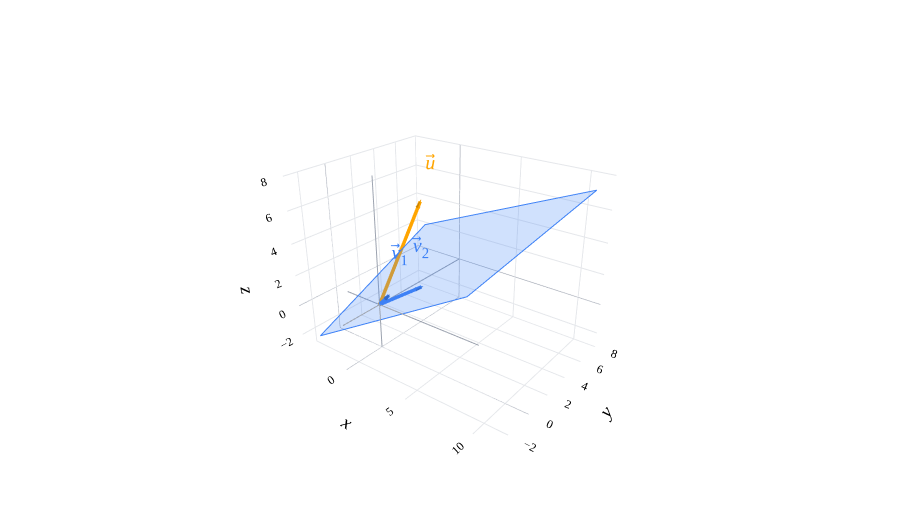

Notebook code for this chart:
### Markdown cell above
---
numbering: false
---
# 4.1. Span

## Overview

At the end of [Chapter 3.4](../03_vectors/04-projecting-onto-a-single-vector.ipynb), we considered the problem of approximating $\color{orange}\vec u = \begin{bmatrix} 1 \\ 3 \\ 6 \end{bmatrix}$ using a linear combination of $\color{#3d81f6} \vec v_1 = \begin{bmatrix} 1 \\ 0 \\ 1 \end{bmatrix}$ and $\color{#3d81f6} \vec v_2 = \begin{bmatrix} 2 \\ 2 \\ 1 \end{bmatrix}$.

### Code cell
from pathlib import Path
import sys
_notes_root = next(p for p in [Path.cwd(), *Path.cwd().parents] if (p / 'myst.yml').exists())
if str(_notes_root) not in sys.path:
    sys.path.insert(0, str(_notes_root))
from plane_style import (BLUE, ORANGE, PINK, GRAY, plane_figure, add_plane,
                         vector3, vector_label, line3, label3,
                         style_surface_planes, projection_figure)
import numpy as np
import plotly.graph_objects as go

v1 = np.array([1, 0, 1])
v2 = np.array([2, 2, 1])
fig = plane_figure(bounds=(-3, 8))
add_plane(fig, np.cross(v1, v2))
vector3(fig, v1, vector_label('v', sub=1), BLUE)
vector3(fig, v2, vector_label('v', sub=2), BLUE, offset=(-0.5,0.2,0.3))
vector3(fig,(1,3,6),vector_label('u'),ORANGE)
fig.show(renderer='plotly_mimetype')

### Figure 1 — Plotly figure (JSON) as saved in the notebook; plotly's stock layout.template omitted (floating-point values rounded to 4 significant figures)
{"data": [{"hoverinfo": "skip", "line": {"color": "#9ca3af", "dash": "solid", "width": 2}, "mode": "lines", "showlegend": false, "type": "scatter3d", "x": [-3.0, 8.0], "y": [-0.0, 0.0], "z": [-0.0, 0.0]}, {"hoverinfo": "skip", "line": {"color": "#9ca3af", "dash": "solid", "width": 2}, "mode": "lines", "showlegend": false, "type": "scatter3d", "x": [-0.0, 0.0], "y": [-3.0, 8.0], "z": [-0.0, 0.0]}, {"hoverinfo": "skip", "line": {"color": "#9ca3af", "dash": "solid", "width": 2}, "mode": "lines", "showlegend": false, "type": "scatter3d", "x": [-0.0, 0.0], "y": [-0.0, 0.0], "z": [-3.0, 8.0]}, {"color": "#3d81f6", "flatshading": true, "hoverinfo": "skip", "i": [0, 0], "j": [1, 2], "k": [2, 3], "legendgroup": "plane-3", "lighting": {"ambient": 1, "diffuse": 0, "specular": 0}, "opacity": 0.24, "showlegend": false, "type": "mesh3d", "x": [-3.345, 1.385, 10.85, 6.115], "y": [-2.23, 7.23, 7.23, -2.23], "z": [-2.23, -2.23, 7.23, 7.23]}, {"hoverinfo": "skip", "legendgroup": "plane-3", "line": {"color": "#3d81f6", "width": 2}, "mode": "lines", "showlegend": false, "type": "scatter3d", "x": [-3.345, 1.385, 10.85, 6.115, -3.345], "y": [-2.23, 7.23, 7.23, -2.23, -2.23], "z": [-2.23, -2.23, 7.23, 7.23, -2.23]}, {"hoverinfo": "skip", "line": {"color": "#3d81f6", "dash": "solid", "width": 7}, "mode": "lines", "showlegend": false, "type": "scatter3d", "x": [0.0, 0.9], "y": [0.0, 0.0], "z": [0.0, 0.9]}, {"anchor": "tip", "colorscale": [[0, "#3d81f6"], [1, "#3d81f6"]], "hoverinfo": "skip", "showscale": false, "sizemode": "absolute", "sizeref": 0.5506, "type": "cone", "u": [0.7071], "v": [0.0], "w": [0.7071], "x": [1.0], "y": [0.0], "z": [1.0]}, {"hoverinfo": "skip", "mode": "text", "showlegend": false, "text": ["<i>v</i>⃗<sub>1</sub>"], "textfont": {"color": "#3d81f6", "family": "Palatino Linotype, Palatino, serif", "size": 20}, "type": "scatter3d", "x": [1.393], "y": [0.3933], "z": [1.551]}, {"hoverinfo": "skip", "line": {"color": "#3d81f6", "dash": "solid", "width": 7}, "mode": "lines", "showlegend": false, "type": "scatter3d", "x": [0.0, 1.89], "y": [0.0, 1.89], "z": [0.0, 0.9449]}, {"anchor": "tip", "colorscale": [[0, "#3d81f6"], [1, "#3d81f6"]], "hoverinfo": "skip", "showscale": false, "sizemode": "absolute", "sizeref": 0.5506, "type": "cone", "u": [0.6667], "v": [0.6667], "w": [0.3333], "x": [2.0], "y": [2.0], "z": [1.0]}, {"hoverinfo": "skip", "mode": "text", "showlegend": false, "text": ["<i>v</i>⃗<sub>2</sub>"], "textfont": {"color": "#3d81f6", "family": "Palatino Linotype, Palatino, serif", "size": 20}, "type": "scatter3d", "x": [1.5], "y": [2.2], "z": [1.3]}, {"hoverinfo": "skip", "line": {"color": "orange", "dash": "solid", "width": 7}, "mode": "lines", "showlegend": false, "type": "scatter3d", "x": [0.0, 0.9756], "y": [0.0, 2.927], "z": [0.0, 5.854]}, {"anchor": "tip", "colorscale": [[0, "orange"], [1, "orange"]], "hoverinfo": "skip", "showscale": false, "sizemode": "absolute", "sizeref": 0.5506, "type": "cone", "u": [0.1474], "v": [0.4423], "w": [0.8847], "x": [1.0], "y": [3.0], "z": [6.0]}, {"hoverinfo": "skip", "mode": "text", "showlegend": false, "text": ["<i>u</i>⃗"], "textfont": {"color": "orange", "family": "Palatino Linotype, Palatino, serif", "size": 20}, "type": "scatter3d", "x": [1.393], "y": [3.393], "z": [6.551]}], "layout": {"autosize": true, "font": {"color": "black", "family": "Palatino Linotype, Palatino, serif", "size": 16}, "height": 520, "margin": {"b": 0, "l": 0, "r": 0, "t": 15}, "paper_bgcolor": "white", "plot_bgcolor": "white", "scene": {"aspectmode": "data", "bgcolor": "white", "camera": {"eye": {"x": 1.6, "y": -2.1, "z": 1.3}}, "xaxis": {"backgroundcolor": "white", "gridcolor": "#e5e7eb", "nticks": 7, "range": [-4.115, 11.62], "showbackground": true, "showspikes": false, "tickfont": {"size": 12}, "title": {"text": "<i>x</i>"}, "zerolinecolor": "#9ca3af"}, "yaxis": {"backgroundcolor": "white", "gridcolor": "#e5e7eb", "nticks": 7, "range": [-3, 8], "showbackground": true, "showspikes": false, "tickfont": {"size": 12}, "title": {"text": "<i>y</i>"}, "zerolinecolor": "#9ca3af"}, "zaxis": {"backgroundcolor": "white", "gridcolor": "#e5e7eb", "nticks": 7, "range": [-3, 8], "showbackground": true, "showspikes": false, "tickfont": {"size": 12}, "title": {"text": "<i>z</i>"}, "zerolinecolor": "#9ca3af"}}, "showlegend": false}}
